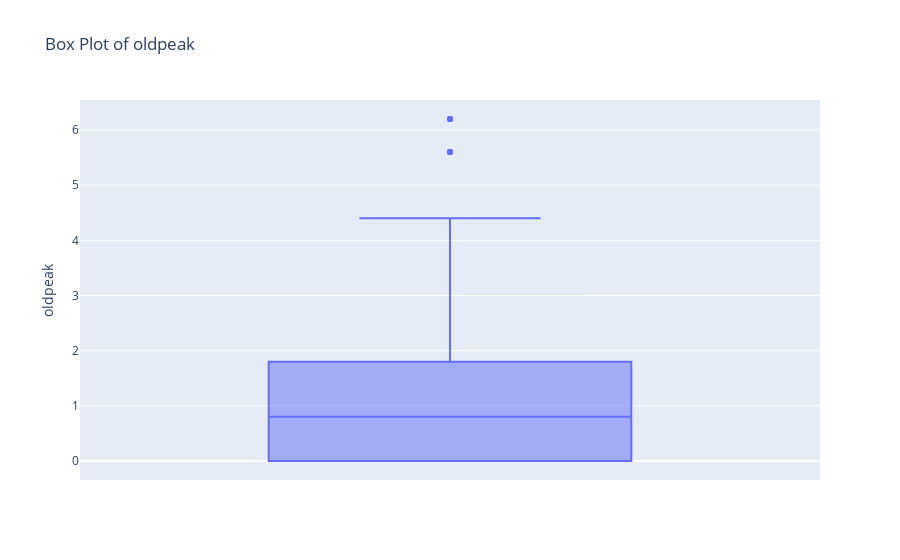
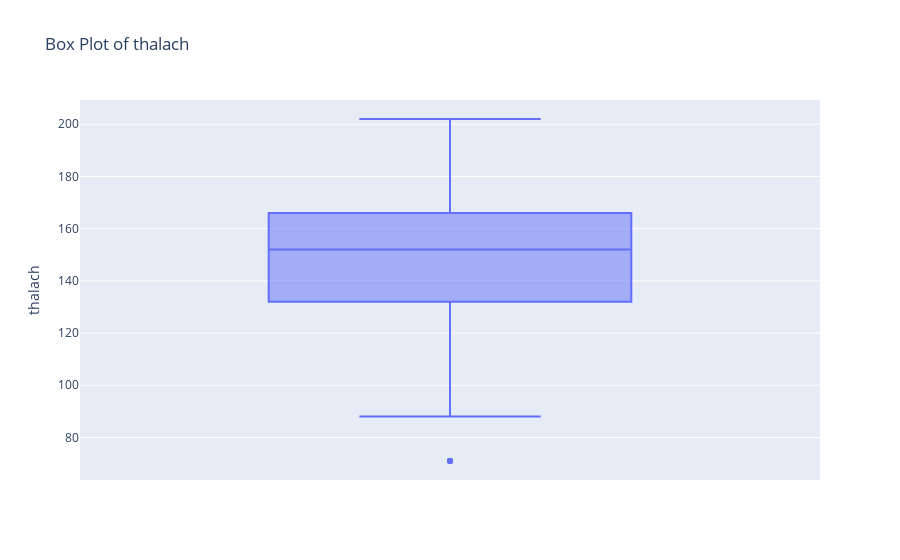
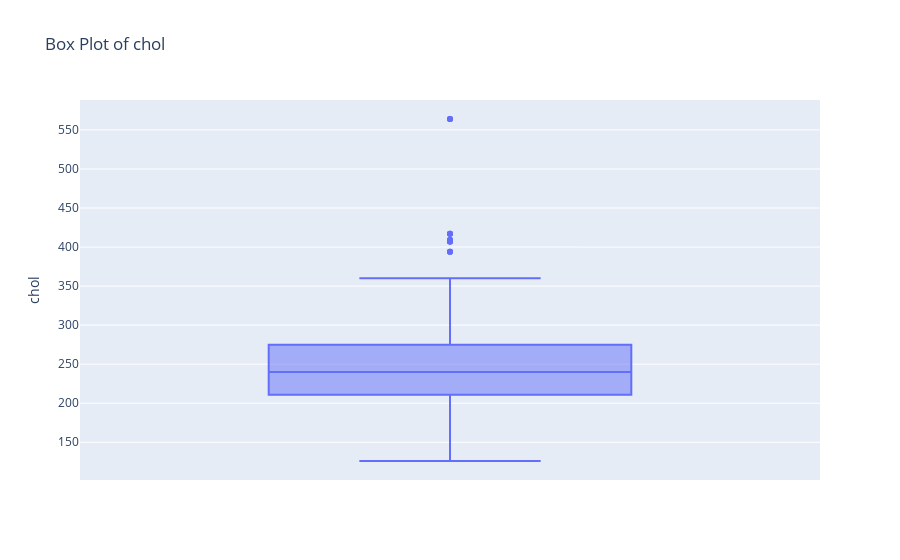
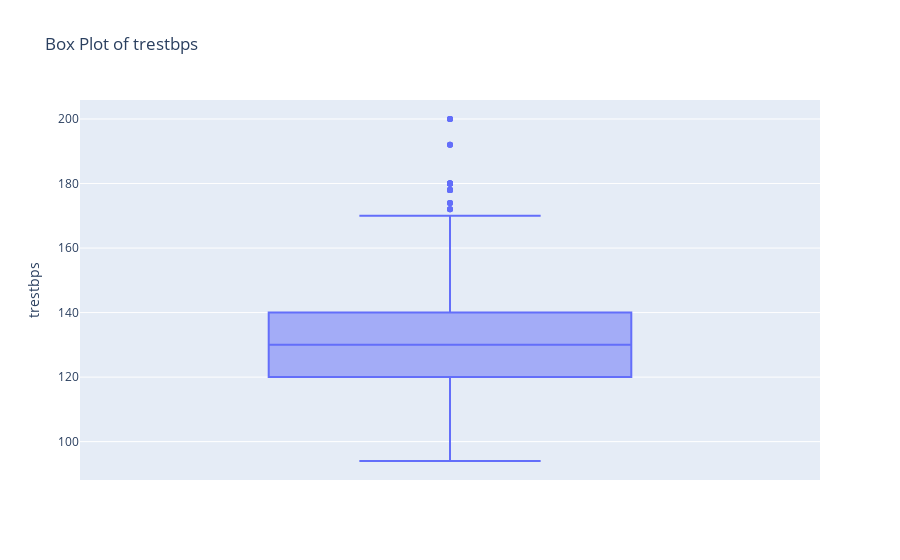

The notebook cell saved with these charts, in order:
### Code cell
import plotly.express as px

for col in numeric_cols:
    fig = px.box(df, y=col, title=f"Box Plot of {col}")
    fig.show()

### Figure 1 — Plotly figure (JSON) as saved in the notebook; plotly's stock layout.template omitted (floating-point values rounded to 4 significant figures; data arrays with more than 128 entries replaced by an {"elided": "..."} marker saying what was removed)
{"data": [{"alignmentgroup": "True", "hovertemplate": "oldpeak=%{y}<extra></extra>", "legendgroup": "", "marker": {"color": "#636efa"}, "name": "", "notched": false, "offsetgroup": "", "orientation": "v", "showlegend": false, "type": "box", "x0": " ", "xaxis": "x", "y": {"elided": "1025 float values"}, "y0": " ", "yaxis": "y"}], "layout": {"boxmode": "group", "legend": {"tracegroupgap": 0}, "title": {"text": "Box Plot of oldpeak"}, "xaxis": {"anchor": "y", "domain": [0, 1]}, "yaxis": {"anchor": "x", "domain": [0, 1], "title": {"text": "oldpeak"}}}}

### Figure 2 — Plotly figure (JSON) as saved in the notebook; plotly's stock layout.template omitted (floating-point values rounded to 4 significant figures; data arrays with more than 128 entries replaced by an {"elided": "..."} marker saying what was removed)
{"data": [{"alignmentgroup": "True", "hovertemplate": "thalach=%{y}<extra></extra>", "legendgroup": "", "marker": {"color": "#636efa"}, "name": "", "notched": false, "offsetgroup": "", "orientation": "v", "showlegend": false, "type": "box", "x0": " ", "xaxis": "x", "y": {"elided": "1025 int values"}, "y0": " ", "yaxis": "y"}], "layout": {"boxmode": "group", "legend": {"tracegroupgap": 0}, "title": {"text": "Box Plot of thalach"}, "xaxis": {"anchor": "y", "domain": [0, 1]}, "yaxis": {"anchor": "x", "domain": [0, 1], "title": {"text": "thalach"}}}}

### Figure 3 — Plotly figure (JSON) as saved in the notebook; plotly's stock layout.template omitted (floating-point values rounded to 4 significant figures; data arrays with more than 128 entries replaced by an {"elided": "..."} marker saying what was removed)
{"data": [{"alignmentgroup": "True", "hovertemplate": "chol=%{y}<extra></extra>", "legendgroup": "", "marker": {"color": "#636efa"}, "name": "", "notched": false, "offsetgroup": "", "orientation": "v", "showlegend": false, "type": "box", "x0": " ", "xaxis": "x", "y": {"elided": "1025 int values"}, "y0": " ", "yaxis": "y"}], "layout": {"boxmode": "group", "legend": {"tracegroupgap": 0}, "title": {"text": "Box Plot of chol"}, "xaxis": {"anchor": "y", "domain": [0, 1]}, "yaxis": {"anchor": "x", "domain": [0, 1], "title": {"text": "chol"}}}}

### Figure 4 — Plotly figure (JSON) as saved in the notebook; plotly's stock layout.template omitted (floating-point values rounded to 4 significant figures; data arrays with more than 128 entries replaced by an {"elided": "..."} marker saying what was removed)
{"data": [{"alignmentgroup": "True", "hovertemplate": "trestbps=%{y}<extra></extra>", "legendgroup": "", "marker": {"color": "#636efa"}, "name": "", "notched": false, "offsetgroup": "", "orientation": "v", "showlegend": false, "type": "box", "x0": " ", "xaxis": "x", "y": {"elided": "1025 int values"}, "y0": " ", "yaxis": "y"}], "layout": {"boxmode": "group", "legend": {"tracegroupgap": 0}, "title": {"text": "Box Plot of trestbps"}, "xaxis": {"anchor": "y", "domain": [0, 1]}, "yaxis": {"anchor": "x", "domain": [0, 1], "title": {"text": "trestbps"}}}}
